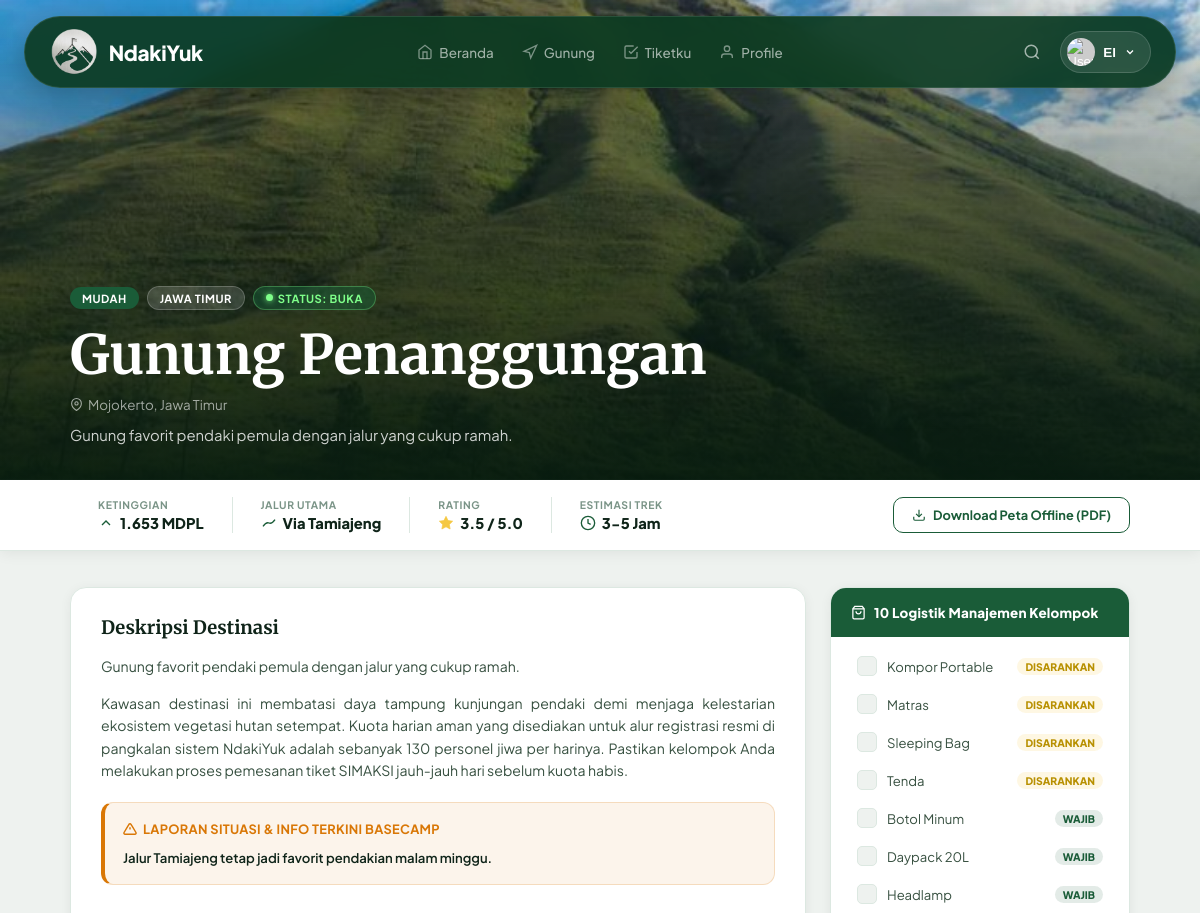
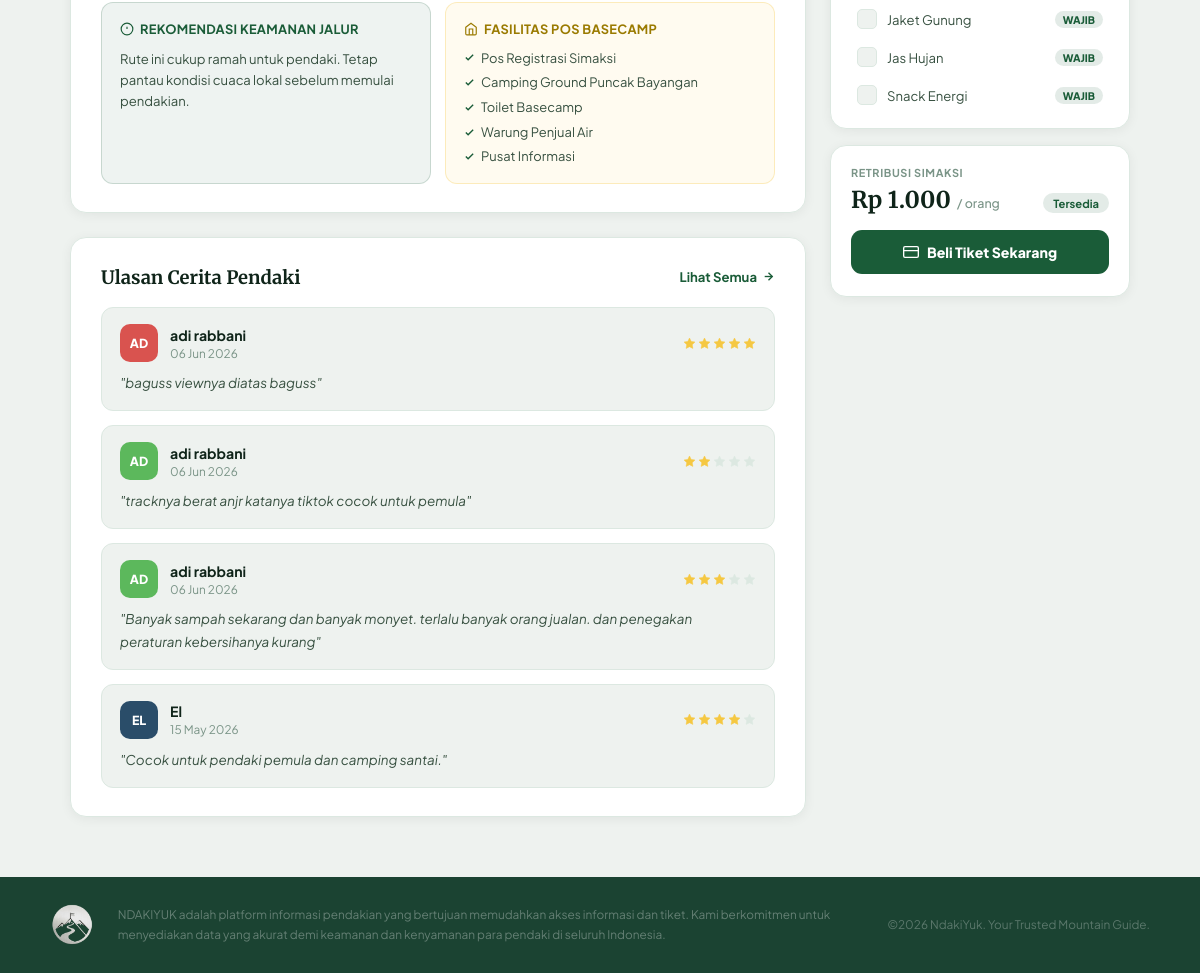
/detail_gunung.php?id=2 (signed in), run on the app's committed database (2 pictures, top to bottom).
### tables this page shows
CREATE TABLE `gunung` (
  `id_gunung` int NOT NULL AUTO_INCREMENT,
  `id_kategori` int NOT NULL,
  `nama_gunung` varchar(100) NOT NULL,
  `lokasi` varchar(100) DEFAULT NULL,
  `tinggi` int DEFAULT NULL,
  `estimasi_pendakian` varchar(50) DEFAULT NULL,
  `deskripsi` text,
  `kuota_harian` int DEFAULT NULL,
  `harga_tiket` int DEFAULT NULL,
  `pos_perizinan` text,
  `status_gunung` enum('Buka','Tutup') DEFAULT 'Buka',
  `gambar` varchar(255) DEFAULT NULL,
  `peta_gunung` varchar(255) DEFAULT NULL,
  `created_at` timestamp NULL DEFAULT CURRENT_TIMESTAMP,
  `fasilitas_gunung` text,
  `info_terkini` text,
  PRIMARY KEY (`id_gunung`),
  KEY `id_kategori` (`id_kategori`),
  CONSTRAINT `gunung_ibfk_1` FOREIGN KEY (`id_kategori`) REFERENCES `kategori_gunung` (`id_kategori`)
);

CREATE TABLE `kategori_gunung` (
  `id_kategori` int NOT NULL AUTO_INCREMENT,
  `nama_kategori` varchar(50) NOT NULL,
  `deskripsi` text,
  PRIMARY KEY (`id_kategori`)
);

CREATE TABLE `reviews` (
  `id_review` int NOT NULL AUTO_INCREMENT,
  `id_user` int NOT NULL,
  `id_gunung` int NOT NULL,
  `rating` int NOT NULL,
  `komentar` text,
  `created_at` timestamp NULL DEFAULT CURRENT_TIMESTAMP,
  PRIMARY KEY (`id_review`),
  KEY `id_user` (`id_user`),
  KEY `id_gunung` (`id_gunung`),
  CONSTRAINT `reviews_ibfk_1` FOREIGN KEY (`id_user`) REFERENCES `users` (`id_user`),
  CONSTRAINT `reviews_ibfk_2` FOREIGN KEY (`id_gunung`) REFERENCES `gunung` (`id_gunung`)
);

CREATE TABLE `user_profile` (
  `id_profile` int NOT NULL AUTO_INCREMENT,
  `id_user` int NOT NULL,
  `nama_lengkap` varchar(100) NOT NULL,
  `nik` varchar(30) NOT NULL,
  `no_hp` varchar(20) NOT NULL,
  `foto_profile` varchar(255) DEFAULT NULL,
  `bio` text,
  PRIMARY KEY (`id_profile`),
  UNIQUE KEY `nik` (`nik`),
  KEY `fk_profile_user` (`id_user`),
  CONSTRAINT `fk_profile_user` FOREIGN KEY (`id_user`) REFERENCES `users` (`id_user`) ON DELETE CASCADE
);

CREATE TABLE `gunung_logistik` (
  `id_gunung_logistik` int NOT NULL AUTO_INCREMENT,
  `id_gunung` int NOT NULL,
  `id_logistik` int NOT NULL,
  `status_wajib` enum('Wajib','Disarankan') DEFAULT 'Disarankan',
  PRIMARY KEY (`id_gunung_logistik`),
  KEY `id_gunung` (`id_gunung`),
  KEY `id_logistik` (`id_logistik`),
  CONSTRAINT `gunung_logistik_ibfk_1` FOREIGN KEY (`id_gunung`) REFERENCES `gunung` (`id_gunung`) ON DELETE CASCADE,
  CONSTRAINT `gunung_logistik_ibfk_2` FOREIGN KEY (`id_logistik`) REFERENCES `logistik` (`id_logistik`) ON DELETE CASCADE
);

CREATE TABLE `logistik` (
  `id_logistik` int NOT NULL AUTO_INCREMENT,
  `id_kategori_logistik` int NOT NULL,
  `nama_logistik` varchar(100) DEFAULT NULL,
  `deskripsi` text,
  PRIMARY KEY (`id_logistik`),
  KEY `id_kategori_logistik` (`id_kategori_logistik`),
  CONSTRAINT `logistik_ibfk_1` FOREIGN KEY (`id_kategori_logistik`) REFERENCES `kategori_logistik` (`id_kategori_logistik`)
);

### detail_gunung.php (the view, shortened to what the rows shown need)
<?php
$id = (int)($_GET['id'] ?? 1);
$query = mysqli_query($conn, "
    SELECT
        gunung.*,
        kategori_gunung.nama_kategori,
        COALESCE(AVG(reviews.rating), 0) AS avg_rating
    FROM gunung
    JOIN kategori_gunung ON gunung.id_kategori = kategori_gunung.id_kategori
    LEFT JOIN reviews ON gunung.id_gunung = reviews.id_gunung
    WHERE gunung.id_gunung = $id
    GROUP BY gunung.id_gunung
");
$row = mysqli_fetch_assoc($query);
$queryReviews = mysqli_query($conn, "
    SELECT
        r.rating,
        r.komentar,
        r.created_at,
        up.nama_lengkap
    FROM reviews r
    JOIN user_profile up ON r.id_user = up.id_user
    WHERE r.id_gunung = $id
    ORDER BY r.created_at DESC
");
$array_ulasan = [];
if (mysqli_num_rows($queryReviews) > 0) {
    $colors = ['#1a5c38', '#2a4d69', '#4b86b4', '#adcbe3', '#e8832a', '#d9534f', '#5cb85c'];
    while ($rev = mysqli_fetch_assoc($queryReviews)) {
        $inisial = strtoupper(substr($rev['nama_lengkap'], 0, 2));
        $warna_acak = $colors[array_rand($colors)];
        $date_parsed = new DateTime($rev['created_at']);
        $tanggal_teks = $date_parsed->format('d M Y');
        $array_ulasan[] = [
            'nama'    => $rev['nama_lengkap'],
            'avatar'  => $inisial,
            'color'   => $warna_acak,
            'tanggal' => $tanggal_teks,
            'bintang' => (int)$rev['rating'],
            'teks'    => '"' . $rev['komentar'] . '"',
        ];
    }
}
$queryLogistik = mysqli_query($conn, "
    SELECT l.nama_logistik, gl.status_wajib
    FROM gunung_logistik gl
    JOIN logistik l ON gl.id_logistik = l.id_logistik
    WHERE gl.id_gunung = $id
    ORDER BY gl.status_wajib DESC, l.nama_logistik ASC
");
$array_logistik_gunung = [];
while ($log = mysqli_fetch_assoc($queryLogistik)) {
    $array_logistik_gunung[] = [
        'nama'   => $log['nama_logistik'],
        'status' => $log['status_wajib']
    ];
}
if (!empty($row['fasilitas_gunung'])) {
    $array_fasilitas = explode(',', $row['fasilitas_gunung']);
    $array_fasilitas = array_map('trim', $array_fasilitas);
} else {
    $array_fasilitas = ['Basecamp Registrasi', 'Camping Ground', 'Papan Informasi Jalur', 'Toilet Umum'];
}
$g = [
    'nama'         => $row['nama_gunung'],
    'lokasi'       => $row['lokasi'],
    'tagline'      => $row['deskripsi'],
    'kesulitan'    => $row['nama_kategori'],
    'provinsi'     => 'Jawa Timur',
    'status'       => $row['status_gunung'],
    'ketinggian'   => number_format($row['tinggi'], 0, ',', '.'),
    'jalur'        => !empty($row['pos_perizinan']) ? 'Via ' . explode(',', $row['pos_perizinan'])[0] : 'Jalur Utama',
    'rating'       => number_format($row['avg_rating'], 1),
    'estimasi'     => $row['estimasi_pendakian'],
    'image_hero'   => 'assets/img/gunung/' . $row['gambar'],
    'peta_gunung'  => $row['peta_gunung'],
    'info_terkini' => !empty($row['info_terkini']) ? $row['info_terkini'] : '',
    'deskripsi'    => [
        !empty($row['deskripsi']) ? $row['deskripsi'] : 'Belum tersedia deskripsi informasi geografis lengkap mengenai wilayah pendakian ini.',
        "Kawasan destinasi ini membatasi daya tampung kunjungan pendaki demi menjaga kelestarian ekosistem vegetasi hutan setempat. Kuota harian aman yang disediakan untuk alur registrasi resmi di pangkalan sistem NdakiYuk adalah sebanyak " . (int)($row['kuota_harian'] ?? 100) . " personel jiwa per harinya. Pastikan kelompok Anda melakukan proses pemesanan tiket SIMAKSI jauh-jauh hari sebelum kuota habis."
    ],
    'info_ai'      => ($row['nama_kategori'] == 'Mudah' || $row['nama_kategori'] == 'Sedang')
        ? 'Rute ini cukup ramah untuk pendaki. Tetap pantau kondisi cuaca lokal sebelum memulai pendakian.'
        : 'Jalur pendakian ini membutuhkan fisik yang sangat prima dan peralatan lengkap. Gunakan jasa porter jika diperlukan.',
    'fasilitas'    => $array_fasilitas,
    'logistik_db'  => $array_logistik_gunung,
    'harga'        => $row['harga_tiket'],
    'tersedia'     => ($row['status_gunung'] === 'Buka'),
    'ulasan'       => $array_ulasan
];
function badgeClass(string $k): string
{
    $k = strtolower($k);
    return match ($k) {
        'mudah'   => 'badge-mudah',
        'sedang'  => 'badge-sedang',
        'berat'   => 'badge-berat',
        default   => 'badge-extreme',
    };
}
function statusClass(string $s): string
{
    return $s === 'Buka' ? 'status-buka' : 'status-tutup';
}
function formatRupiah(int $n): string
{
    return 'Rp ' . number_format($n, 0, ',', '.');
}
?>
<!DOCTYPE html>
<html lang="id">
<head>
    <link rel="stylesheet" href="assets/css/style.css?v=1000">
    <link rel="stylesheet" href="assets/css/detail_gunung.css">
</head>
<body>
    <section class="hero">
        <div class="hero-content">
            <div class="hero-badges">
                <span class="hbadge <?= badgeClass($g['kesulitan']) ?>"><?= htmlspecialchars($g['kesulitan']) ?></span>
                <span class="hbadge hbadge-provinsi"><?= htmlspecialchars($g['provinsi']) ?></span>
                <span class="hbadge <?= statusClass($g['status']) ?>">
                    <span class="status-dot"></span>
                    Status: <?= htmlspecialchars($g['status']) ?>
                </span>
            </div>
            <h1 class="hero-title"><?= htmlspecialchars($g['nama']) ?></h1>
            <p class="hero-lokasi">
                <svg width="13" height="13" viewBox="0 0 24 24" fill="none" stroke="currentColor" stroke-width="2">
                    <path d="M21 10c0 7-9 13-9 13s-9-6-9-13a9 9 0 0 1 18 0z" />
                    <circle cx="12" cy="10" r="3" />
                </svg>
                <?= htmlspecialchars($g['lokasi']) ?>, <?= htmlspecialchars($g['provinsi']) ?>
            </p>
            <p class="hero-tagline"><?= htmlspecialchars($g['tagline']) ?></p>
        </div>
    </section>
    <div class="stat-bar">
        <div class="stat-container">
            <div class="stat-item">
                <div class="stat-val">
                    <svg width="16" height="16" viewBox="0 0 24 24" fill="none" stroke="currentColor" stroke-width="2">
                        <circle cx="12" cy="12" r="10" />
                        <polyline points="12 6 12 12 16 14" />
                    </svg>
                    <strong><?= htmlspecialchars($g['estimasi']) ?></strong>
                </div>
            </div>
        </div>
    </div>
    <div class="body-wrap">
        <div class="body-container">
            <div class="col-left">
                <section class="content-section" style="animation-delay:0.05s">
                    <h2 class="section-heading">Deskripsi Destinasi</h2>
                    <div class="info-boxes">
                        <?php if (!empty($g['info_terkini'])): ?>
                            <div class="info-box info-terkini" style="grid-column: span 2; width: 100%;">
                                <div class="info-box-title">
                                    <svg width="14" height="14" viewBox="0 0 24 24" fill="none" stroke="currentColor" stroke-width="2.5">
                                        <path d="M10.29 3.86L1.82 18a2 2 0 0 0 1.71 3h16.94a2 2 0 0 0 1.71-3L13.71 3.86a2 2 0 0 0-3.42 0z" />
                                        <line x1="12" y1="9" x2="12" y2="13" />
                                        <line x1="12" y1="17" x2="12.01" y2="17" />
                                    </svg>
                                    Laporan Situasi & Info Terkini Basecamp
                                </div>
                                <p style="font-weight: 600; color: var(--text-dark);"><?= htmlspecialchars($g['info_terkini']) ?></p>
                            </div>
                        <?php endif; ?>
                    </div>
                </section>
                <section class="content-section" style="animation-delay:0.10s">
                    <div class="section-heading-row">
                        <h2 class="section-heading">Ulasan Cerita Pendaki</h2>
                    </div>
                    <div class="ulasan-list">
                        <?php foreach ($g['ulasan'] as $u): ?>
                            <div class="ulasan-card">
                                <div class="ulasan-header">
                                    <div class="ulasan-avatar" style="background:<?= htmlspecialchars($u['color']) ?>">
                                        <?= htmlspecialchars($u['avatar']) ?>
                                    </div>
                                    <div class="ulasan-meta">
                                        <span class="ulasan-nama"><?= htmlspecialchars($u['nama']) ?></span>
                                        <span class="ulasan-tanggal"><?= htmlspecialchars($u['tanggal']) ?></span>
                                    </div>
                                    <div class="ulasan-stars">
                                        <?php for ($i = 1; $i <= 5; $i++): ?>
                                            <svg width="13" height="13" viewBox="0 0 24 24"
                                                fill="<?= $i <= $u['bintang'] ? '#f5c842' : '#dce8e1' ?>"
                                                stroke="<?= $i <= $u['bintang'] ? '#f5c842' : '#dce8e1' ?>"
                                                stroke-width="1">
                                                <polygon points="12 2 15.09 8.26 22 9.27 17 14.14 18.18 21.02 12 17.77 5.82 21.02 7 14.14 2 9.27 8.91 8.26 12 2" />
                                            </svg>
                                        <?php endfor; ?>
                                    </div>
                                </div>
                                <?php
                                $teks_bersih = preg_replace('/\[NY-[A-Z0-9]+\]\s*/', '', $u['teks']);
                                ?>
                                <p class="ulasan-teks"><?= htmlspecialchars($teks_bersih) ?></p>
                            </div>
                        <?php endforeach; ?>
                    </div>
                </section>
            </div>
            <div class="col-right">
                <div class="sidebar-card barang-card" style="animation-delay:0.08s">
                    <ul class="barang-list">
                        <?php foreach ($g['logistik_db'] as $item): ?>
                            <li class="barang-item">
                                <span class="barang-check">
                                    <svg width="11" height="11" viewBox="0 0 24 24" fill="none" stroke="currentColor" stroke-width="3">
                                        <polyline points="20 6 9 17 4 12" />
                                    </svg>
                                </span>
                                <span class="barang-name-txt"><?= htmlspecialchars($item['nama']) ?></span>
                                <span class="logistik-badge-row <?= $item['status'] === 'Wajib' ? 'badge-row-wajib' : 'badge-row-saran' ?>">
                                    <?= htmlspecialchars($item['status']) ?>
                                </span>
                            </li>
                        <?php endforeach; ?>
                    </ul>
                </div>
                <div class="sidebar-card booking-card" style="animation-delay:0.12s">
                    <div class="harga-row">
                        <span class="harga-angka"><?= formatRupiah($g['harga']) ?></span>
                        <span class="harga-per">/ orang</span>
                        <?php if ($g['tersedia']): ?>
                            <span class="avail-badge">Tersedia</span>
                        <?php else: ?>
                            <span class="avail-badge avail-full" style="background-color: var(--bg-ditolak); color: var(--color-ditolak);">Penuh</span>
                        <?php endif; ?>
                    </div>
                </div>
            </div>
        </div>
    </div>
</body>
</html>

### data on the page
gunung: id_kategori.nama_kategori "MUDAH", status_gunung "BUKA", nama_gunung "Gunung Penanggungan", lokasi "Mojokerto", deskripsi "Gunung favorit pendaki pemula dengan jalur yang cukup ramah.", estimasi_pendakian "3-5 Jam", info_terkini "Jalur Tamiajeng tetap jadi favorit pendakian malam minggu.", harga_tiket "Rp 1.000"
reviews: avatar "AD", user_profile.nama_lengkap "adi rabbani", tanggal "06 Jun 2026", teks_bersih "\"baguss viewnya diatas baguss\""
reviews: avatar "AD", user_profile.nama_lengkap "adi rabbani", tanggal "06 Jun 2026", teks_bersih "\"tracknya berat anjr katanya tiktok cocok untuk pemula\""
reviews: avatar "AD", user_profile.nama_lengkap "adi rabbani", tanggal "06 Jun 2026", teks_bersih "\"Banyak sampah sekarang dan banyak monyet. terlalu banyak orang jualan. dan penegakan peraturan kebersihanya kurang\""
gunung_logistik: id_logistik.nama_logistik "Kompor Portable", status_wajib "DISARANKAN"
gunung_logistik: id_logistik.nama_logistik "Matras", status_wajib "DISARANKAN"
gunung_logistik: id_logistik.nama_logistik "Sleeping Bag", status_wajib "DISARANKAN"
gunung_logistik: id_logistik.nama_logistik "Tenda", status_wajib "DISARANKAN"
gunung_logistik: id_logistik.nama_logistik "Botol Minum", status_wajib "WAJIB"
gunung_logistik: id_logistik.nama_logistik "Daypack 20L", status_wajib "WAJIB"
gunung_logistik: id_logistik.nama_logistik "Headlamp", status_wajib "WAJIB"
gunung_logistik: id_logistik.nama_logistik "Jaket Gunung", status_wajib "WAJIB"
gunung_logistik: id_logistik.nama_logistik "Jas Hujan", status_wajib "WAJIB"
gunung_logistik: id_logistik.nama_logistik "Snack Energi", status_wajib "WAJIB"

### other printed values
$_SESSION['nama_lengkap'] "El"
$g['provinsi'] "JAWA TIMUR"
$g['provinsi'] "Jawa Timur"
$g['ketinggian'] "1.653"
$g['jalur'] "Via Tamiajeng"
$g['rating'] "3.5"
$par "Gunung favorit pendaki pemula dengan jalur yang cukup ramah."
$g['info_ai'] "Rute ini cukup ramah untuk pendaki. Tetap pantau kondisi cuaca lokal sebelum memulai pendakian."
$f "Pos Registrasi Simaksi"
$f "Camping Ground Puncak Bayangan"
$f "Toilet Basecamp"
$f "Warung Penjual Air"
$f "Pusat Informasi"
$u['avatar'] "EL"
$u['nama'] "El"
